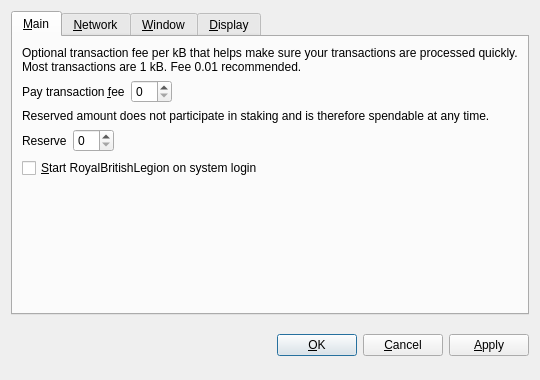
<?xml version="1.0" encoding="UTF-8"?>
<ui version="4.0">
 <class>OptionsDialog</class>
 <widget class="QDialog" name="OptionsDialog">
  <property name="geometry">
   <rect>
    <x>0</x>
    <y>0</y>
    <width>540</width>
    <height>380</height>
   </rect>
  </property>
  <property name="windowTitle">
   <string>Options</string>
  </property>
  <property name="modal">
   <bool>true</bool>
  </property>
  <layout class="QVBoxLayout" name="verticalLayout">
   <item>
    <widget class="QTabWidget" name="tabWidget">
     <property name="tabPosition">
      <enum>QTabWidget::North</enum>
     </property>
     <property name="currentIndex">
      <number>0</number>
     </property>
     <widget class="QWidget" name="tabMain">
      <attribute name="title">
       <string>&amp;Main</string>
      </attribute>
      <layout class="QVBoxLayout" name="verticalLayout_Main">
       <item>
        <widget class="QLabel" name="transactionFeeInfoLabel">
         <property name="text">
          <string>Optional transaction fee per kB that helps make sure your transactions are processed quickly. Most transactions are 1 kB. Fee 0.01 recommended.</string>
         </property>
         <property name="textFormat">
          <enum>Qt::PlainText</enum>
         </property>
         <property name="wordWrap">
          <bool>true</bool>
         </property>
        </widget>
       </item>
       <item>
        <layout class="QHBoxLayout" name="horizontalLayoutFee">
         <item>
          <widget class="QLabel" name="transactionFeeLabel">
           <property name="text">
            <string>Pay transaction &amp;fee</string>
           </property>
           <property name="textFormat">
            <enum>Qt::PlainText</enum>
           </property>
           <property name="buddy">
            <cstring>transactionFee</cstring>
           </property>
          </widget>
         </item>
         <item>
          <widget class="BitcoinAmountField" name="transactionFee"/>
         </item>
         <item>
          <spacer name="horizontalSpacerFee">
           <property name="orientation">
            <enum>Qt::Horizontal</enum>
           </property>
           <property name="sizeHint" stdset="0">
            <size>
             <width>40</width>
             <height>20</height>
            </size>
           </property>
          </spacer>
         </item>
        </layout>
       </item>
       <item>
        <widget class="QLabel" name="reserveBalanceInfoLabel">
         <property name="text">
          <string>Reserved amount does not participate in staking and is therefore spendable at any time.</string>
         </property>
         <property name="textFormat">
          <enum>Qt::PlainText</enum>
         </property>
         <property name="wordWrap">
          <bool>true</bool>
         </property>
        </widget>
       </item>
       <item>
        <layout class="QHBoxLayout" name="horizontalLayoutReserveBalance">
         <item>
          <widget class="QLabel" name="reserveBalanceLabel">
           <property name="text">
            <string>Reserve</string>
           </property>
           <property name="textFormat">
            <enum>Qt::PlainText</enum>
           </property>
           <property name="buddy">
            <cstring>reserveBalance</cstring>
           </property>
          </widget>
         </item>
         <item>
          <widget class="BitcoinAmountField" name="reserveBalance"/>
         </item>
         <item>
          <spacer name="horizontalSpacerReserveBalance">
           <property name="orientation">
            <enum>Qt::Horizontal</enum>
           </property>
           <property name="sizeHint" stdset="0">
            <size>
             <width>40</width>
             <height>20</height>
            </size>
           </property>
          </spacer>
         </item>
        </layout>
       </item>
       <item>
        <widget class="QCheckBox" name="bitcoinAtStartup">
         <property name="toolTip">
          <string>Automatically start RoyalBritishLegion after logging in to the system.</string>
         </property>
         <property name="text">
          <string>&amp;Start RoyalBritishLegion on system login</string>
         </property>
        </widget>
       </item>
       <item>
        <spacer name="verticalSpacer_Main">
         <property name="orientation">
          <enum>Qt::Vertical</enum>
         </property>
         <property name="sizeHint" stdset="0">
          <size>
           <width>20</width>
           <height>40</height>
          </size>
         </property>
        </spacer>
       </item>
      </layout>
     </widget>
     <widget class="QWidget" name="tabNetwork">
      <attribute name="title">
       <string>&amp;Network</string>
      </attribute>
      <layout class="QVBoxLayout" name="verticalLayout_Network">
       <item>
        <widget class="QCheckBox" name="mapPortUpnp">
         <property name="toolTip">
          <string>Automatically open the RoyalBritishLegion client port on the router. This only works when your router supports UPnP and it is enabled.</string>
         </property>
         <property name="text">
          <string>Map port using &amp;UPnP</string>
         </property>
        </widget>
       </item>
       <item>
        <widget class="QCheckBox" name="connectSocks">
         <property name="toolTip">
          <string>Connect to the RoyalBritishLegion network through a SOCKS proxy (e.g. when connecting through Tor).</string>
         </property>
         <property name="text">
          <string>&amp;Connect through SOCKS proxy:</string>
         </property>
        </widget>
       </item>
       <item>
        <layout class="QHBoxLayout" name="horizontalLayout_Network">
         <item>
          <widget class="QLabel" name="proxyIpLabel">
           <property name="text">
            <string>Proxy &amp;IP:</string>
           </property>
           <property name="textFormat">
            <enum>Qt::PlainText</enum>
           </property>
           <property name="buddy">
            <cstring>proxyIp</cstring>
           </property>
          </widget>
         </item>
         <item>
          <widget class="QValidatedLineEdit" name="proxyIp">
           <property name="maximumSize">
            <size>
             <width>140</width>
             <height>16777215</height>
            </size>
           </property>
           <property name="toolTip">
            <string>IP address of the proxy (e.g. 127.0.0.1)</string>
           </property>
          </widget>
         </item>
         <item>
          <widget class="QLabel" name="proxyPortLabel">
           <property name="text">
            <string>&amp;Port:</string>
           </property>
           <property name="textFormat">
            <enum>Qt::PlainText</enum>
           </property>
           <property name="buddy">
            <cstring>proxyPort</cstring>
           </property>
          </widget>
         </item>
         <item>
          <widget class="QLineEdit" name="proxyPort">
           <property name="maximumSize">
            <size>
             <width>55</width>
             <height>16777215</height>
            </size>
           </property>
           <property name="toolTip">
            <string>Port of the proxy (e.g. 9050)</string>
           </property>
          </widget>
         </item>
         <item>
          <widget class="QLabel" name="socksVersionLabel">
           <property name="text">
            <string>SOCKS &amp;Version:</string>
           </property>
           <property name="textFormat">
            <enum>Qt::PlainText</enum>
           </property>
           <property name="buddy">
            <cstring>socksVersion</cstring>
           </property>
          </widget>
         </item>
         <item>
          <widget class="QValueComboBox" name="socksVersion">
           <property name="toolTip">
            <string>SOCKS version of the proxy (e.g. 5)</string>
           </property>
          </widget>
         </item>
         <item>
          <spacer name="horizontalSpacer_Network">
           <property name="orientation">
            <enum>Qt::Horizontal</enum>
           </property>
           <property name="sizeHint" stdset="0">
            <size>
             <width>40</width>
             <height>20</height>
            </size>
           </property>
          </spacer>
         </item>
        </layout>
       </item>
       <item>
        <spacer name="verticalSpacer_Network">
         <property name="orientation">
          <enum>Qt::Vertical</enum>
         </property>
         <property name="sizeHint" stdset="0">
          <size>
           <width>20</width>
           <height>40</height>
          </size>
         </property>
        </spacer>
       </item>
      </layout>
     </widget>
     <widget class="QWidget" name="tabWindow">
      <attribute name="title">
       <string>&amp;Window</string>
      </attribute>
      <layout class="QVBoxLayout" name="verticalLayout_Window">
       <item>
        <widget class="QCheckBox" name="minimizeToTray">
         <property name="toolTip">
          <string>Show only a tray icon after minimizing the window.</string>
         </property>
         <property name="text">
          <string>&amp;Minimize to the tray instead of the taskbar</string>
         </property>
        </widget>
       </item>
       <item>
        <widget class="QCheckBox" name="minimizeOnClose">
         <property name="toolTip">
          <string>Minimize instead of exit the application when the window is closed. When this option is enabled, the application will be closed only after selecting Quit in the menu.</string>
         </property>
         <property name="text">
          <string>M&amp;inimize on close</string>
         </property>
        </widget>
       </item>
       <item>
        <spacer name="verticalSpacer_Window">
         <property name="orientation">
          <enum>Qt::Vertical</enum>
         </property>
         <property name="sizeHint" stdset="0">
          <size>
           <width>20</width>
           <height>40</height>
          </size>
         </property>
        </spacer>
       </item>
      </layout>
     </widget>
     <widget class="QWidget" name="tabDisplay">
      <attribute name="title">
       <string>&amp;Display</string>
      </attribute>
      <layout class="QVBoxLayout" name="verticalLayout_Display">
       <item>
        <layout class="QHBoxLayout" name="horizontalLayout_1_Display">
         <item>
          <widget class="QLabel" name="langLabel">
           <property name="text">
            <string>User Interface &amp;language:</string>
           </property>
           <property name="textFormat">
            <enum>Qt::PlainText</enum>
           </property>
           <property name="buddy">
            <cstring>lang</cstring>
           </property>
          </widget>
         </item>
         <item>
          <widget class="QValueComboBox" name="lang">
           <property name="toolTip">
            <string>The user interface language can be set here. This setting will take effect after restarting RoyalBritishLegion.</string>
           </property>
          </widget>
         </item>
        </layout>
       </item>
       <item>
        <layout class="QHBoxLayout" name="horizontalLayout_2_Display">
         <item>
          <widget class="QLabel" name="unitLabel">
           <property name="text">
            <string>&amp;Unit to show amounts in:</string>
           </property>
           <property name="textFormat">
            <enum>Qt::PlainText</enum>
           </property>
           <property name="buddy">
            <cstring>unit</cstring>
           </property>
          </widget>
         </item>
         <item>
          <widget class="QValueComboBox" name="unit">
           <property name="toolTip">
            <string>Choose the default subdivision unit to show in the interface and when sending coins.</string>
           </property>
          </widget>
         </item>
        </layout>
       </item>
       <item>
        <widget class="QCheckBox" name="displayAddresses">
         <property name="toolTip">
          <string>Whether to show RoyalBritishLegion addresses in the transaction list or not.</string>
         </property>
         <property name="text">
          <string>&amp;Display addresses in transaction list</string>
         </property>
        </widget>
       </item>
       <item>
        <widget class="QCheckBox" name="coinControlFeatures">
         <property name="toolTip">
          <string>Whether to show coin control features or not.</string>
         </property>
         <property name="text">
          <string>Display coin &amp;control features (experts only!)</string>
         </property>
        </widget>
       </item>
       <item>
        <spacer name="verticalSpacer_Display">
         <property name="orientation">
          <enum>Qt::Vertical</enum>
         </property>
         <property name="sizeHint" stdset="0">
          <size>
           <width>20</width>
           <height>40</height>
          </size>
         </property>
        </spacer>
       </item>
      </layout>
     </widget>
    </widget>
   </item>
   <item>
    <layout class="QHBoxLayout" name="horizontalLayout_Buttons">
     <item>
      <spacer name="horizontalSpacer_1">
       <property name="orientation">
        <enum>Qt::Horizontal</enum>
       </property>
       <property name="sizeHint" stdset="0">
        <size>
         <width>40</width>
         <height>48</height>
        </size>
       </property>
      </spacer>
     </item>
     <item>
      <widget class="QLabel" name="statusLabel">
       <property name="font">
        <font>
         <weight>75</weight>
         <bold>true</bold>
        </font>
       </property>
       <property name="text">
        <string/>
       </property>
       <property name="textFormat">
        <enum>Qt::PlainText</enum>
       </property>
       <property name="wordWrap">
        <bool>true</bool>
       </property>
      </widget>
     </item>
     <item>
      <spacer name="horizontalSpacer_2">
       <property name="orientation">
        <enum>Qt::Horizontal</enum>
       </property>
       <property name="sizeHint" stdset="0">
        <size>
         <width>40</width>
         <height>48</height>
        </size>
       </property>
      </spacer>
     </item>
     <item>
      <widget class="QPushButton" name="okButton">
       <property name="text">
        <string>&amp;OK</string>
       </property>
      </widget>
     </item>
     <item>
      <widget class="QPushButton" name="cancelButton">
       <property name="text">
        <string>&amp;Cancel</string>
       </property>
       <property name="autoDefault">
        <bool>false</bool>
       </property>
      </widget>
     </item>
     <item>
      <widget class="QPushButton" name="applyButton">
       <property name="text">
        <string>&amp;Apply</string>
       </property>
       <property name="autoDefault">
        <bool>false</bool>
       </property>
      </widget>
     </item>
    </layout>
   </item>
  </layout>
 </widget>
 <customwidgets>
  <customwidget>
   <class>BitcoinAmountField</class>
   <extends>QSpinBox</extends>
   <header>bitcoinamountfield.h</header>
  </customwidget>
  <customwidget>
   <class>QValueComboBox</class>
   <extends>QComboBox</extends>
   <header>qvaluecombobox.h</header>
  </customwidget>
  <customwidget>
   <class>QValidatedLineEdit</class>
   <extends>QLineEdit</extends>
   <header>qvalidatedlineedit.h</header>
  </customwidget>
 </customwidgets>
 <resources/>
 <connections/>
</ui>
